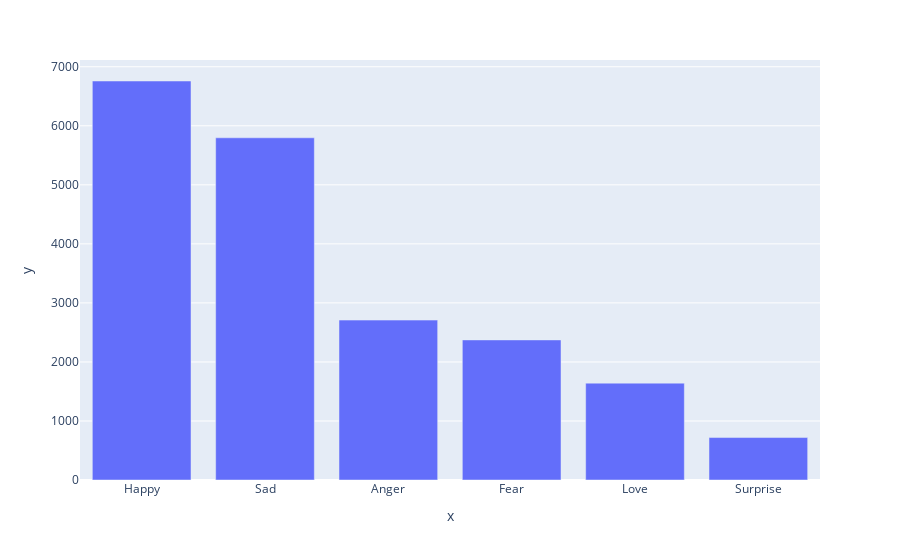

The cell this chart's notebook holds for it:
### Code cell
fig = px.bar(x=count_values.index,y=count_values.values)
fig.show()

### Figure 1 — Plotly figure (JSON) as saved in the notebook; plotly's stock layout.template omitted (floating-point values rounded to 4 significant figures)
{"data": [{"alignmentgroup": "True", "hovertemplate": "x=%{x}<br>y=%{y}<extra></extra>", "legendgroup": "", "marker": {"color": "#636efa", "pattern": {"shape": ""}}, "name": "", "offsetgroup": "", "orientation": "v", "showlegend": false, "textposition": "auto", "type": "bar", "x": ["Happy", "Sad", "Anger", "Fear", "Love", "Surprise"], "xaxis": "x", "y": [6759, 5797, 2709, 2373, 1641, 719], "yaxis": "y"}], "layout": {"barmode": "relative", "legend": {"tracegroupgap": 0}, "margin": {"t": 60}, "xaxis": {"anchor": "y", "domain": [0, 1], "title": {"text": "x"}}, "yaxis": {"anchor": "x", "domain": [0, 1], "title": {"text": "y"}}}}
